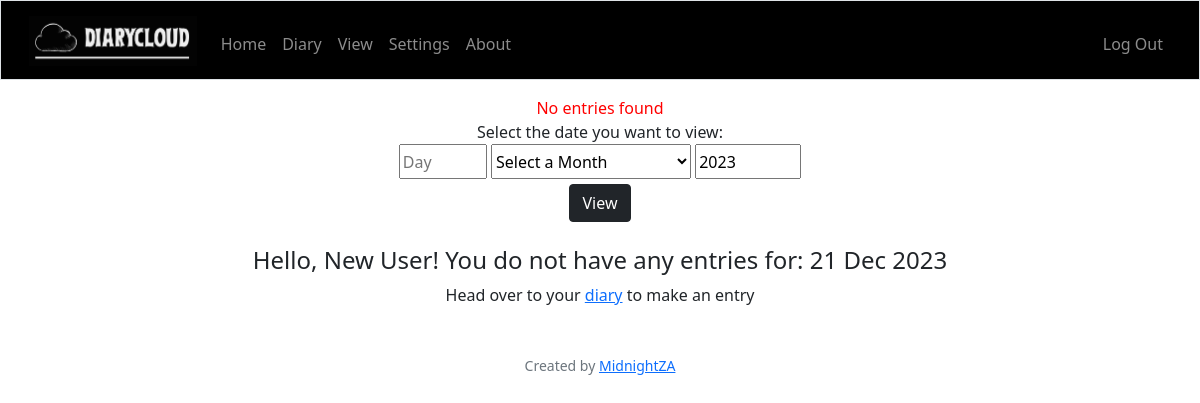
The page /view (signed in) on the database as committed earlier.
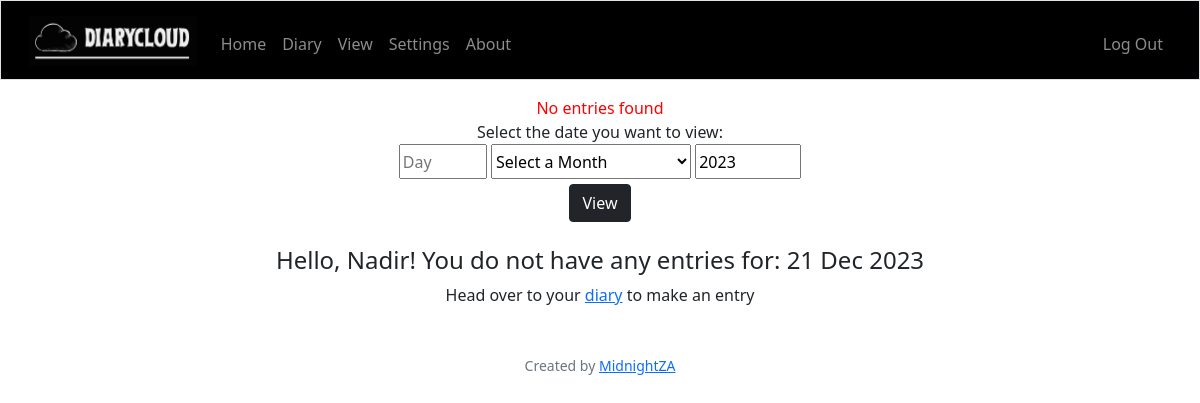
The same page on the database as committed later.
### tables this page shows
CREATE TABLE "users" ("id" INTEGER PRIMARY KEY AUTOINCREMENT UNIQUE NOT NULL, "username" TEXT UNIQUE NOT NULL, "hash" TEXT NOT NULL, "name" TEXT NOT NULL DEFAULT 'To DiaryCloud');

### app.py (the view, shortened to what this page needs)
@app.route("/view", methods=["GET", "POST"])
@login_required
def view():
    userid = db.execute("SELECT name FROM users WHERE id = ?;", session['user_id'])[0]['name']
    apology = ""
    if request.method == "GET":
        date = datetime.now()
        year = date.year
        month = date.month
        day = date.day
        try:
            text_db = db.execute("SELECT day, month, year, mood, text FROM userdata WHERE user_id=? AND day=? AND month=? AND year=?;",session['user_id'],day, month, year)
        except:
            text_db = "No entries found"
        if len(text_db) == 0:
            apology = "No entries found"
        print(text_db)
        return render_template("view.html", name=userid, text_db=text_db, day=day, month=calendar.month_abbr[int(month)], year=year, apology=apology)

### app.py (called while the page is built)
@app.after_request
def after_request(response):
    response.headers["Cache-Control"] = "no-cache, no-store, must-revalidate"
    response.headers["Expires"] = 0
    response.headers["Pragma"] = "no-cache"
    return response

### helpers.py (called while the page is built)
def login_required(f):
    @wraps(f)
    def decorated_function(*args, **kwargs):
        if session.get("user_id") is None:
            return redirect("/login")
        return f(*args, **kwargs)
    return decorated_function

### templates/view.html (shortened to what this page needs)
{% extends "layout.html" %}
{% block apology %}
    <p class="apology">{{ apology }}</p>
{% endblock %}
{% block main %}
    <div>
        <form action="/view" method="post">
            <p>Select the date you want to view: </p>
            <input type="number" name="day" id="day" placeholder="Day" min="1" max="31" autocomplete="off">
            <select class="month" name="month" id="month" value="{{ month }}">
                <option value="0">Select a Month</option>
            </select>
            <input type="number" name="year" id="year" placeholder="Year" min="2000" max="2050" value="{{ year }}" autocomplete="off">
            <br>
            <button class="btn btn-dark" id="view" type="submit">View</button>
        </form>
        <br>
        {% if apology != "No entries found" %}
            <h4>Hello, {{ name }}! This is your diary for: {{ day }} {{ month }} {{ year }}</h4>
            <p class="small text-center text-muted">Ordered chronologically: Oldest at top</p>
            <div class="diaryview">
                <table class="table table-hover table-striped">
                    <thead style="background-color: black; color: white;">
                        <tr>
                            <th class="text-start">Date</th>
                            <th class="text-start">Moods</th>
                            <th class="text-start">Text</th>
                        </tr>
                    </thead>
                    <tbody>
                        {% for row in text_db %}
                            <tr>
                                <td class="text-start">{{ row.day }}/{{ row.month }}/{{ row.year }}</td>
                                <td class="text-start">
                                    {% if not row.mood %}
                                        -
                                    {% else %}
                                        {% for word in row.mood.split() %}
                                            {{ word | capitalize }}
                                            <br>
                                        {% endfor %}
                                    {% endif %}
                                </td>
                                <td class="text-start">
                                    {% if not row.text %}
                                        -
                                    {% else %}
                                        {{ row.text }}
                                    {% endif %}
                                </td>
                            </tr>
                        {% endfor %}
                    </tbody>
                </table>
            </div>
        {% else %}
            <h4>Hello, {{ name }}! You do not have any entries for: {{ day }} {{ month }} {{ year }}</h4>
            <p>Head over to your <a href="/diary">diary</a> to make an entry</p>
        {% endif %}
    </div>
{% endblock %}

Rows that differ between the two databases and show on the page:
changed users: name "New User" → "Nadir"
